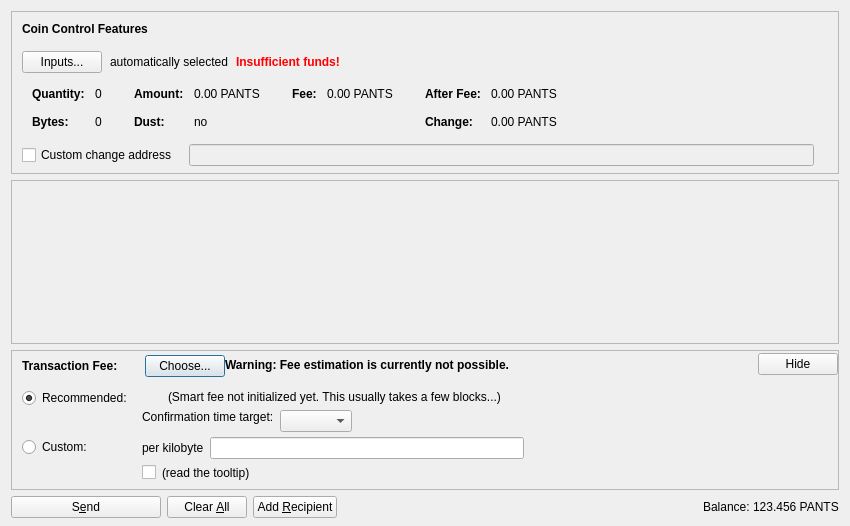
<?xml version="1.0" encoding="UTF-8"?>
<ui version="4.0">
 <class>SendCoinsDialog</class>
 <widget class="QDialog" name="SendCoinsDialog">
  <property name="geometry">
   <rect>
    <x>0</x>
    <y>0</y>
    <width>850</width>
    <height>526</height>
   </rect>
  </property>
  <property name="windowTitle">
   <string>Send Coins</string>
  </property>
  <layout class="QVBoxLayout" name="verticalLayout" stretch="0,1,0,0">
   <property name="bottomMargin">
    <number>8</number>
   </property>
   <item>
    <widget class="QFrame" name="frameCoinControl">
     <property name="sizePolicy">
      <sizepolicy hsizetype="Expanding" vsizetype="Expanding">
       <horstretch>0</horstretch>
       <verstretch>0</verstretch>
      </sizepolicy>
     </property>
     <property name="maximumSize">
      <size>
       <width>16777215</width>
       <height>16777215</height>
      </size>
     </property>
     <property name="frameShape">
      <enum>QFrame::StyledPanel</enum>
     </property>
     <property name="frameShadow">
      <enum>QFrame::Sunken</enum>
     </property>
     <layout class="QVBoxLayout" name="verticalLayoutCoinControl2">
      <property name="spacing">
       <number>0</number>
      </property>
      <property name="leftMargin">
       <number>0</number>
      </property>
      <property name="topMargin">
       <number>0</number>
      </property>
      <property name="rightMargin">
       <number>0</number>
      </property>
      <property name="bottomMargin">
       <number>6</number>
      </property>
      <item>
       <layout class="QVBoxLayout" name="verticalLayoutCoinControl" stretch="0,0,0,0,1">
        <property name="spacing">
         <number>0</number>
        </property>
        <property name="leftMargin">
         <number>10</number>
        </property>
        <property name="topMargin">
         <number>10</number>
        </property>
        <item>
         <layout class="QHBoxLayout" name="horizontalLayoutCoinControl1">
          <property name="bottomMargin">
           <number>15</number>
          </property>
          <item>
           <widget class="QLabel" name="labelCoinControlFeatures">
            <property name="sizePolicy">
             <sizepolicy hsizetype="Preferred" vsizetype="Maximum">
              <horstretch>0</horstretch>
              <verstretch>0</verstretch>
             </sizepolicy>
            </property>
            <property name="font">
             <font>
              <weight>75</weight>
              <bold>true</bold>
             </font>
            </property>
            <property name="styleSheet">
             <string notr="true">font-weight:bold;</string>
            </property>
            <property name="text">
             <string>Coin Control Features</string>
            </property>
           </widget>
          </item>
         </layout>
        </item>
        <item>
         <layout class="QHBoxLayout" name="horizontalLayoutCoinControl2" stretch="0,0,0,0">
          <property name="spacing">
           <number>8</number>
          </property>
          <property name="bottomMargin">
           <number>10</number>
          </property>
          <item>
           <widget class="QPushButton" name="pushButtonCoinControl">
            <property name="styleSheet">
             <string notr="true"/>
            </property>
            <property name="text">
             <string>Inputs...</string>
            </property>
            <property name="autoDefault">
             <bool>false</bool>
            </property>
           </widget>
          </item>
          <item>
           <widget class="QLabel" name="labelCoinControlAutomaticallySelected">
            <property name="text">
             <string>automatically selected</string>
            </property>
            <property name="margin">
             <number>5</number>
            </property>
           </widget>
          </item>
          <item>
           <widget class="QLabel" name="labelCoinControlInsuffFunds">
            <property name="font">
             <font>
              <weight>75</weight>
              <bold>true</bold>
             </font>
            </property>
            <property name="styleSheet">
             <string notr="true">color:red;font-weight:bold;</string>
            </property>
            <property name="text">
             <string>Insufficient funds!</string>
            </property>
            <property name="margin">
             <number>5</number>
            </property>
           </widget>
          </item>
          <item>
           <spacer name="horizontalSpacerCoinControl">
            <property name="orientation">
             <enum>Qt::Horizontal</enum>
            </property>
            <property name="sizeHint" stdset="0">
             <size>
              <width>40</width>
              <height>1</height>
             </size>
            </property>
           </spacer>
          </item>
         </layout>
        </item>
        <item>
         <widget class="QWidget" name="widgetCoinControl" native="true">
          <property name="sizePolicy">
           <sizepolicy hsizetype="Preferred" vsizetype="Preferred">
            <horstretch>0</horstretch>
            <verstretch>0</verstretch>
           </sizepolicy>
          </property>
          <property name="minimumSize">
           <size>
            <width>0</width>
            <height>0</height>
           </size>
          </property>
          <property name="styleSheet">
           <string notr="true"/>
          </property>
          <layout class="QHBoxLayout" name="horizontalLayoutCoinControl5">
           <property name="leftMargin">
            <number>0</number>
           </property>
           <property name="topMargin">
            <number>0</number>
           </property>
           <property name="rightMargin">
            <number>0</number>
           </property>
           <property name="bottomMargin">
            <number>0</number>
           </property>
           <item>
            <layout class="QHBoxLayout" name="horizontalLayoutCoinControl3" stretch="0,0,0,1">
             <property name="spacing">
              <number>20</number>
             </property>
             <property name="topMargin">
              <number>0</number>
             </property>
             <property name="bottomMargin">
              <number>10</number>
             </property>
             <item>
              <layout class="QFormLayout" name="formLayoutCoinControl1">
               <property name="horizontalSpacing">
                <number>10</number>
               </property>
               <property name="verticalSpacing">
                <number>14</number>
               </property>
               <property name="leftMargin">
                <number>10</number>
               </property>
               <property name="topMargin">
                <number>4</number>
               </property>
               <property name="rightMargin">
                <number>6</number>
               </property>
               <item row="0" column="0">
                <widget class="QLabel" name="labelCoinControlQuantityText">
                 <property name="font">
                  <font>
                   <weight>75</weight>
                   <bold>true</bold>
                  </font>
                 </property>
                 <property name="text">
                  <string>Quantity:</string>
                 </property>
                 <property name="margin">
                  <number>0</number>
                 </property>
                </widget>
               </item>
               <item row="0" column="1">
                <widget class="QLabel" name="labelCoinControlQuantity">
                 <property name="cursor">
                  <cursorShape>IBeamCursor</cursorShape>
                 </property>
                 <property name="contextMenuPolicy">
                  <enum>Qt::ActionsContextMenu</enum>
                 </property>
                 <property name="text">
                  <string notr="true">0</string>
                 </property>
                 <property name="margin">
                  <number>0</number>
                 </property>
                 <property name="textInteractionFlags">
                  <set>Qt::LinksAccessibleByMouse|Qt::TextSelectableByKeyboard|Qt::TextSelectableByMouse</set>
                 </property>
                </widget>
               </item>
               <item row="1" column="0">
                <widget class="QLabel" name="labelCoinControlBytesText">
                 <property name="font">
                  <font>
                   <weight>75</weight>
                   <bold>true</bold>
                  </font>
                 </property>
                 <property name="text">
                  <string>Bytes:</string>
                 </property>
                </widget>
               </item>
               <item row="1" column="1">
                <widget class="QLabel" name="labelCoinControlBytes">
                 <property name="cursor">
                  <cursorShape>IBeamCursor</cursorShape>
                 </property>
                 <property name="contextMenuPolicy">
                  <enum>Qt::ActionsContextMenu</enum>
                 </property>
                 <property name="text">
                  <string notr="true">0</string>
                 </property>
                 <property name="textInteractionFlags">
                  <set>Qt::LinksAccessibleByMouse|Qt::TextSelectableByKeyboard|Qt::TextSelectableByMouse</set>
                 </property>
                </widget>
               </item>
              </layout>
             </item>
             <item>
              <layout class="QFormLayout" name="formLayoutCoinControl2">
               <property name="horizontalSpacing">
                <number>10</number>
               </property>
               <property name="verticalSpacing">
                <number>14</number>
               </property>
               <property name="leftMargin">
                <number>6</number>
               </property>
               <property name="topMargin">
                <number>4</number>
               </property>
               <property name="rightMargin">
                <number>6</number>
               </property>
               <item row="0" column="0">
                <widget class="QLabel" name="labelCoinControlAmountText">
                 <property name="font">
                  <font>
                   <weight>75</weight>
                   <bold>true</bold>
                  </font>
                 </property>
                 <property name="text">
                  <string>Amount:</string>
                 </property>
                 <property name="margin">
                  <number>0</number>
                 </property>
                </widget>
               </item>
               <item row="0" column="1">
                <widget class="QLabel" name="labelCoinControlAmount">
                 <property name="cursor">
                  <cursorShape>IBeamCursor</cursorShape>
                 </property>
                 <property name="contextMenuPolicy">
                  <enum>Qt::ActionsContextMenu</enum>
                 </property>
                 <property name="text">
                  <string notr="true">0.00 PANTS</string>
                 </property>
                 <property name="textInteractionFlags">
                  <set>Qt::LinksAccessibleByMouse|Qt::TextSelectableByKeyboard|Qt::TextSelectableByMouse</set>
                 </property>
                </widget>
               </item>
               <item row="1" column="0">
                <widget class="QLabel" name="labelCoinControlLowOutputText">
                 <property name="font">
                  <font>
                   <weight>75</weight>
                   <bold>true</bold>
                  </font>
                 </property>
                 <property name="text">
                  <string>Dust:</string>
                 </property>
                </widget>
               </item>
               <item row="1" column="1">
                <widget class="QLabel" name="labelCoinControlLowOutput">
                 <property name="cursor">
                  <cursorShape>IBeamCursor</cursorShape>
                 </property>
                 <property name="contextMenuPolicy">
                  <enum>Qt::ActionsContextMenu</enum>
                 </property>
                 <property name="text">
                  <string notr="true">no</string>
                 </property>
                 <property name="textInteractionFlags">
                  <set>Qt::LinksAccessibleByMouse|Qt::TextSelectableByKeyboard|Qt::TextSelectableByMouse</set>
                 </property>
                </widget>
               </item>
              </layout>
             </item>
             <item>
              <layout class="QFormLayout" name="formLayoutCoinControl3">
               <property name="horizontalSpacing">
                <number>10</number>
               </property>
               <property name="verticalSpacing">
                <number>14</number>
               </property>
               <property name="leftMargin">
                <number>6</number>
               </property>
               <property name="topMargin">
                <number>4</number>
               </property>
               <property name="rightMargin">
                <number>6</number>
               </property>
               <item row="0" column="0">
                <widget class="QLabel" name="labelCoinControlFeeText">
                 <property name="font">
                  <font>
                   <weight>75</weight>
                   <bold>true</bold>
                  </font>
                 </property>
                 <property name="text">
                  <string>Fee:</string>
                 </property>
                 <property name="margin">
                  <number>0</number>
                 </property>
                </widget>
               </item>
               <item row="0" column="1">
                <widget class="QLabel" name="labelCoinControlFee">
                 <property name="cursor">
                  <cursorShape>IBeamCursor</cursorShape>
                 </property>
                 <property name="contextMenuPolicy">
                  <enum>Qt::ActionsContextMenu</enum>
                 </property>
                 <property name="text">
                  <string notr="true">0.00 PANTS</string>
                 </property>
                 <property name="textInteractionFlags">
                  <set>Qt::LinksAccessibleByMouse|Qt::TextSelectableByKeyboard|Qt::TextSelectableByMouse</set>
                 </property>
                </widget>
               </item>
              </layout>
             </item>
             <item>
              <layout class="QFormLayout" name="formLayoutCoinControl4">
               <property name="horizontalSpacing">
                <number>10</number>
               </property>
               <property name="verticalSpacing">
                <number>14</number>
               </property>
               <property name="leftMargin">
                <number>6</number>
               </property>
               <property name="topMargin">
                <number>4</number>
               </property>
               <property name="rightMargin">
                <number>6</number>
               </property>
               <item row="0" column="0">
                <widget class="QLabel" name="labelCoinControlAfterFeeText">
                 <property name="font">
                  <font>
                   <weight>75</weight>
                   <bold>true</bold>
                  </font>
                 </property>
                 <property name="text">
                  <string>After Fee:</string>
                 </property>
                 <property name="margin">
                  <number>0</number>
                 </property>
                </widget>
               </item>
               <item row="0" column="1">
                <widget class="QLabel" name="labelCoinControlAfterFee">
                 <property name="cursor">
                  <cursorShape>IBeamCursor</cursorShape>
                 </property>
                 <property name="contextMenuPolicy">
                  <enum>Qt::ActionsContextMenu</enum>
                 </property>
                 <property name="text">
                  <string notr="true">0.00 PANTS</string>
                 </property>
                 <property name="textInteractionFlags">
                  <set>Qt::LinksAccessibleByMouse|Qt::TextSelectableByKeyboard|Qt::TextSelectableByMouse</set>
                 </property>
                </widget>
               </item>
               <item row="1" column="0">
                <widget class="QLabel" name="labelCoinControlChangeText">
                 <property name="font">
                  <font>
                   <weight>75</weight>
                   <bold>true</bold>
                  </font>
                 </property>
                 <property name="text">
                  <string>Change:</string>
                 </property>
                </widget>
               </item>
               <item row="1" column="1">
                <widget class="QLabel" name="labelCoinControlChange">
                 <property name="cursor">
                  <cursorShape>IBeamCursor</cursorShape>
                 </property>
                 <property name="contextMenuPolicy">
                  <enum>Qt::ActionsContextMenu</enum>
                 </property>
                 <property name="text">
                  <string notr="true">0.00 PANTS</string>
                 </property>
                 <property name="textInteractionFlags">
                  <set>Qt::LinksAccessibleByMouse|Qt::TextSelectableByKeyboard|Qt::TextSelectableByMouse</set>
                 </property>
                </widget>
               </item>
              </layout>
             </item>
            </layout>
           </item>
          </layout>
         </widget>
        </item>
        <item>
         <layout class="QHBoxLayout" name="horizontalLayoutCoinControl4" stretch="0,0,0">
          <property name="spacing">
           <number>12</number>
          </property>
          <property name="sizeConstraint">
           <enum>QLayout::SetDefaultConstraint</enum>
          </property>
          <property name="topMargin">
           <number>5</number>
          </property>
          <property name="rightMargin">
           <number>5</number>
          </property>
          <item>
           <widget class="QCheckBox" name="checkBoxCoinControlChange">
            <property name="toolTip">
             <string>If this is activated, but the change address is empty or invalid, change will be sent to a newly generated address.</string>
            </property>
            <property name="text">
             <string>Custom change address</string>
            </property>
           </widget>
          </item>
          <item>
           <widget class="QValidatedLineEdit" name="lineEditCoinControlChange">
            <property name="enabled">
             <bool>false</bool>
            </property>
            <property name="sizePolicy">
             <sizepolicy hsizetype="Expanding" vsizetype="Fixed">
              <horstretch>0</horstretch>
              <verstretch>0</verstretch>
             </sizepolicy>
            </property>
           </widget>
          </item>
          <item>
           <widget class="QLabel" name="labelCoinControlChangeLabel">
            <property name="sizePolicy">
             <sizepolicy hsizetype="Preferred" vsizetype="Expanding">
              <horstretch>0</horstretch>
              <verstretch>0</verstretch>
             </sizepolicy>
            </property>
            <property name="minimumSize">
             <size>
              <width>0</width>
              <height>0</height>
             </size>
            </property>
            <property name="text">
             <string/>
            </property>
            <property name="margin">
             <number>3</number>
            </property>
           </widget>
          </item>
         </layout>
        </item>
        <item>
         <spacer name="verticalSpacerCoinControl">
          <property name="orientation">
           <enum>Qt::Vertical</enum>
          </property>
          <property name="sizeHint" stdset="0">
           <size>
            <width>800</width>
            <height>1</height>
           </size>
          </property>
         </spacer>
        </item>
       </layout>
      </item>
     </layout>
    </widget>
   </item>
   <item>
    <widget class="QScrollArea" name="scrollArea">
     <property name="widgetResizable">
      <bool>true</bool>
     </property>
     <widget class="QWidget" name="scrollAreaWidgetContents">
      <property name="geometry">
       <rect>
        <x>0</x>
        <y>0</y>
        <width>830</width>
        <height>104</height>
       </rect>
      </property>
      <layout class="QVBoxLayout" name="verticalLayout_2" stretch="0,1">
       <property name="leftMargin">
        <number>0</number>
       </property>
       <property name="topMargin">
        <number>0</number>
       </property>
       <property name="rightMargin">
        <number>0</number>
       </property>
       <property name="bottomMargin">
        <number>0</number>
       </property>
       <item>
        <layout class="QVBoxLayout" name="entries">
         <property name="spacing">
          <number>6</number>
         </property>
        </layout>
       </item>
       <item>
        <spacer name="verticalSpacer">
         <property name="orientation">
          <enum>Qt::Vertical</enum>
         </property>
         <property name="sizeHint" stdset="0">
          <size>
           <width>20</width>
           <height>40</height>
          </size>
         </property>
        </spacer>
       </item>
      </layout>
     </widget>
    </widget>
   </item>
   <item>
    <widget class="QFrame" name="frameFee">
     <property name="sizePolicy">
      <sizepolicy hsizetype="Expanding" vsizetype="Expanding">
       <horstretch>0</horstretch>
       <verstretch>0</verstretch>
      </sizepolicy>
     </property>
     <property name="maximumSize">
      <size>
       <width>16777215</width>
       <height>16777215</height>
      </size>
     </property>
     <property name="frameShape">
      <enum>QFrame::StyledPanel</enum>
     </property>
     <property name="frameShadow">
      <enum>QFrame::Sunken</enum>
     </property>
     <layout class="QVBoxLayout" name="verticalLayoutFee1">
      <property name="spacing">
       <number>0</number>
      </property>
      <property name="leftMargin">
       <number>0</number>
      </property>
      <property name="topMargin">
       <number>0</number>
      </property>
      <property name="rightMargin">
       <number>0</number>
      </property>
      <property name="bottomMargin">
       <number>0</number>
      </property>
      <item>
       <layout class="QVBoxLayout" name="verticalLayoutFee2" stretch="0,0,0">
        <property name="spacing">
         <number>0</number>
        </property>
        <property name="leftMargin">
         <number>10</number>
        </property>
        <property name="topMargin">
         <number>0</number>
        </property>
        <item>
         <layout class="QHBoxLayout" name="horizontalLayoutFee1">
          <property name="bottomMargin">
           <number>0</number>
          </property>
          <item>
           <layout class="QVBoxLayout" name="verticalLayoutFee7">
            <property name="spacing">
             <number>0</number>
            </property>
            <item>
             <spacer name="verticalSpacerSmartFee">
              <property name="orientation">
               <enum>Qt::Vertical</enum>
              </property>
              <property name="sizeType">
               <enum>QSizePolicy::Fixed</enum>
              </property>
              <property name="sizeHint" stdset="0">
               <size>
                <width>1</width>
                <height>4</height>
               </size>
              </property>
             </spacer>
            </item>
            <item>
             <layout class="QHBoxLayout" name="horizontalLayoutSmartFee">
              <property name="spacing">
               <number>10</number>
              </property>
              <item>
               <widget class="QLabel" name="labelFeeHeadline">
                <property name="sizePolicy">
                 <sizepolicy hsizetype="Preferred" vsizetype="Maximum">
                  <horstretch>0</horstretch>
                  <verstretch>0</verstretch>
                 </sizepolicy>
                </property>
                <property name="font">
                 <font>
                  <weight>75</weight>
                  <bold>true</bold>
                 </font>
                </property>
                <property name="styleSheet">
                 <string notr="true">font-weight:bold;</string>
                </property>
                <property name="text">
                 <string>Transaction Fee:</string>
                </property>
               </widget>
              </item>
              <item>
               <widget class="QLabel" name="labelFeeMinimized">
                <property name="text">
                 <string/>
                </property>
               </widget>
              </item>
              <item>
               <widget class="QPushButton" name="buttonChooseFee">
                <property name="text">
                 <string>Choose...</string>
                </property>
               </widget>
              </item>
             </layout>
            </item>
            <item>
             <spacer name="verticalSpacer_5">
              <property name="orientation">
               <enum>Qt::Vertical</enum>
              </property>
              <property name="sizeHint" stdset="0">
               <size>
                <width>1</width>
                <height>1</height>
               </size>
              </property>
             </spacer>
            </item>
           </layout>
          </item>
          <item>
           <widget class="QLabel" name="fallbackFeeWarningLabel">
            <property name="toolTip">
             <string>Using the fallbackfee can result in sending a transaction that will take several hours or days (or never) to confirm. Consider choosing your fee manually or wait until you have validated the complete chain.</string>
            </property>
            <property name="font">
            <font>
                <weight>75</weight>
                <bold>true</bold>
            </font>
            </property>
            <property name="text">
             <string>Warning: Fee estimation is currently not possible.</string>
            </property>
            <property name="wordWrap">
             <bool>false</bool>
            </property>
           </widget>
          </item>
          <item>
           <spacer name="horizontalSpacer_4">
            <property name="orientation">
             <enum>Qt::Horizontal</enum>
            </property>
            <property name="sizeType">
             <enum>QSizePolicy::MinimumExpanding</enum>
            </property>
            <property name="sizeHint" stdset="0">
             <size>
              <width>40</width>
              <height>20</height>
             </size>
            </property>
           </spacer>
          </item>
          <item>
           <widget class="QPushButton" name="buttonMinimizeFee">
            <property name="toolTip">
             <string>collapse fee-settings</string>
            </property>
            <property name="text">
             <string>Hide</string>
            </property>
           </widget>
          </item>
         </layout>
        </item>
        <item>
         <widget class="QFrame" name="frameFeeSelection">
          <layout class="QVBoxLayout" name="verticalLayoutFee12">
           <property name="spacing">
            <number>0</number>
           </property>
           <property name="leftMargin">
            <number>0</number>
           </property>
           <property name="topMargin">
            <number>0</number>
           </property>
           <property name="rightMargin">
            <number>0</number>
           </property>
           <property name="bottomMargin">
            <number>0</number>
           </property>
           <item>
            <layout class="QGridLayout" name="gridLayoutFee">
             <property name="topMargin">
              <number>10</number>
             </property>
             <property name="bottomMargin">
              <number>4</number>
             </property>
             <property name="horizontalSpacing">
              <number>10</number>
             </property>
             <property name="verticalSpacing">
              <number>4</number>
             </property>
             <item row="1" column="1">
              <layout class="QVBoxLayout" name="verticalLayoutFee8">
               <property name="spacing">
                <number>6</number>
               </property>
               <item>
                <layout class="QHBoxLayout" name="horizontalLayoutFee13">
                 <item>
                  <widget class="QLabel" name="labelCustomPerKilobyte">
                   <property name="toolTip">
                    <string>If the custom fee is set to 1000 satoshis and the transaction is only 250 bytes, then &quot;per kilobyte&quot; only pays 250 satoshis in fee, while &quot;total at least&quot; pays 1000 satoshis. For transactions bigger than a kilobyte both pay by kilobyte.</string>
                   </property>
                   <property name="text">
                    <string>per kilobyte</string>
                   </property>
                  </widget>
                 </item>
                 <item>
                  <widget class="BitcoinAmountField" name="customFee"/>
                 </item>
                 <item>
                  <spacer name="horizontalSpacer_6">
                   <property name="orientation">
                    <enum>Qt::Horizontal</enum>
                   </property>
                   <property name="sizeHint" stdset="0">
                    <size>
                     <width>1</width>
                     <height>1</height>
                    </size>
                   </property>
                  </spacer>
                 </item>
                </layout>
               </item>
               <item>
                <layout class="QHBoxLayout" name="horizontalLayoutFee8">
                 <item>
                  <widget class="QCheckBox" name="checkBoxMinimumFee">
                   <property name="toolTip">
                    <string>Paying only the minimum fee is just fine as long as there is less transaction volume than space in the blocks. But be aware that this can end up in a never confirming transaction once there is more demand for pantscoin transactions than the network can process.</string>
                   </property>
                   <property name="text">
                    <string/>
                   </property>
                  </widget>
                 </item>
                 <item>
                  <widget class="QLabel" name="labelMinFeeWarning">
                   <property name="enabled">
                    <bool>true</bool>
                   </property>
                   <property name="toolTip">
                    <string>Paying only the minimum fee is just fine as long as there is less transaction volume than space in the blocks. But be aware that this can end up in a never confirming transaction once there is more demand for pantscoin transactions than the network can process.</string>
                   </property>
                   <property name="text">
                    <string>(read the tooltip)</string>
                   </property>
                   <property name="margin">
                    <number>5</number>
                   </property>
                  </widget>
                 </item>
                 <item>
                  <spacer name="horizontalSpacer_2">
                   <property name="orientation">
                    <enum>Qt::Horizontal</enum>
                   </property>
                   <property name="sizeHint" stdset="0">
                    <size>
                     <width>1</width>
                     <height>1</height>
                    </size>
                   </property>
                  </spacer>
                 </item>
                </layout>
               </item>
              </layout>
             </item>
             <item row="0" column="0">
              <layout class="QVBoxLayout" name="verticalLayoutFee4" stretch="0,1">
               <item>
                <widget class="QRadioButton" name="radioSmartFee">
                 <property name="text">
                  <string>Recommended:</string>
                 </property>
                 <property name="checked">
                  <bool>true</bool>
                 </property>
                 <attribute name="buttonGroup">
                  <string notr="true">groupFee</string>
                 </attribute>
                </widget>
               </item>
               <item>
                <spacer name="verticalSpacer_2">
                 <property name="orientation">
                  <enum>Qt::Vertical</enum>
                 </property>
                 <property name="sizeHint" stdset="0">
                  <size>
                   <width>1</width>
                   <height>1</height>
                  </size>
                 </property>
                </spacer>
               </item>
              </layout>
             </item>
             <item row="1" column="0">
              <layout class="QVBoxLayout" name="verticalLayoutFee9" stretch="0,1">
               <item>
                <widget class="QRadioButton" name="radioCustomFee">
                 <property name="text">
                  <string>Custom:</string>
                 </property>
                 <attribute name="buttonGroup">
                  <string notr="true">groupFee</string>
                 </attribute>
                </widget>
               </item>
               <item>
                <spacer name="verticalSpacer_6">
                 <property name="orientation">
                  <enum>Qt::Vertical</enum>
                 </property>
                 <property name="sizeHint" stdset="0">
                  <size>
                   <width>1</width>
                   <height>1</height>
                  </size>
                 </property>
                </spacer>
               </item>
              </layout>
             </item>
             <item row="0" column="1">
              <layout class="QVBoxLayout" name="verticalLayoutFee3" stretch="0,0,1">
               <property name="spacing">
                <number>6</number>
               </property>
               <property name="topMargin">
                <number>2</number>
               </property>
               <item>
                <layout class="QHBoxLayout" name="horizontalLayoutFee12">
                 <item>
                  <widget class="QLabel" name="labelSmartFee">
                   <property name="text">
                    <string/>
                   </property>
                   <property name="margin">
                    <number>2</number>
                   </property>
                  </widget>
                 </item>
                 <item>
                  <widget class="QLabel" name="labelFeeEstimation">
                   <property name="text">
                    <string/>
                   </property>
                  </widget>
                 </item>
                 <item>
                  <widget class="QLabel" name="labelSmartFee2">
                   <property name="text">
                    <string>(Smart fee not initialized yet. This usually takes a few blocks...)</string>
                   </property>
                   <property name="margin">
                    <number>2</number>
                   </property>
                  </widget>
                 </item>
                 <item>
                  <spacer name="horizontalSpacer_5">
                   <property name="orientation">
                    <enum>Qt::Horizontal</enum>
                   </property>
                   <property name="sizeHint" stdset="0">
                    <size>
                     <width>1</width>
                     <height>1</height>
                    </size>
                   </property>
                  </spacer>
                 </item>
                </layout>
               </item>
               <item>
                <layout class="QHBoxLayout" name="horizontalLayoutFee9">
                 <item>
                  <layout class="QVBoxLayout" name="verticalLayoutFee6">
                   <item>
                    <widget class="QLabel" name="labelSmartFee3">
                     <property name="text">
                      <string>Confirmation time target:</string>
                     </property>
                     <property name="margin">
                      <number>2</number>
                     </property>
                    </widget>
                   </item>
                   <item>
                    <spacer name="verticalSpacer_3">
                     <property name="orientation">
                      <enum>Qt::Vertical</enum>
                     </property>
                     <property name="sizeHint" stdset="0">
                      <size>
                       <width>1</width>
                       <height>1</height>
                      </size>
                     </property>
                    </spacer>
                   </item>
                  </layout>
                 </item>
                 <item>
                  <layout class="QVBoxLayout" name="verticalLayoutFee5">
                   <property name="rightMargin">
                    <number>30</number>
                   </property>
                   <item>
                    <layout class="QHBoxLayout" name="horizontalLayoutConfTarget">
                     <property name="bottomMargin">
                      <number>0</number>
                     </property>
                     <item>
                      <widget class="QComboBox" name="confTargetSelector"/>
                     </item>
                     <item>
                      <spacer name="horizontalSpacerConfTarget">
                       <property name="orientation">
                        <enum>Qt::Horizontal</enum>
                       </property>
                       <property name="sizeHint" stdset="0">
                        <size>
                         <width>40</width>
                         <height>20</height>
                        </size>
                       </property>
                      </spacer>
                     </item>
                    </layout>
                   </item>
                  </layout>
                 </item>
                </layout>
               </item>
               <item>
                <spacer name="verticalSpacer_4">
                 <property name="orientation">
                  <enum>Qt::Vertical</enum>
                 </property>
                 <property name="sizeHint" stdset="0">
                  <size>
                   <width>1</width>
                   <height>1</height>
                  </size>
                 </property>
                </spacer>
               </item>
              </layout>
             </item>
            </layout>
           </item>
          </layout>
         </widget>
        </item>
        <item>
         <spacer name="verticalSpacerFee">
          <property name="orientation">
           <enum>Qt::Vertical</enum>
          </property>
          <property name="sizeHint" stdset="0">
           <size>
            <width>40</width>
            <height>5</height>
           </size>
          </property>
         </spacer>
        </item>
       </layout>
      </item>
     </layout>
    </widget>
   </item>
   <item>
    <layout class="QHBoxLayout" name="horizontalLayout">
     <item>
      <widget class="QPushButton" name="sendButton">
       <property name="minimumSize">
        <size>
         <width>150</width>
         <height>0</height>
        </size>
       </property>
       <property name="toolTip">
        <string>Confirm the send action</string>
       </property>
       <property name="text">
        <string>S&amp;end</string>
       </property>
       <property name="icon">
        <iconset resource="../bitcoin.qrc">
         <normaloff>:/icons/send</normaloff>:/icons/send</iconset>
       </property>
       <property name="autoDefault">
        <bool>false</bool>
       </property>
       <property name="default">
        <bool>false</bool>
       </property>
      </widget>
     </item>
     <item>
      <widget class="QPushButton" name="clearButton">
       <property name="sizePolicy">
        <sizepolicy hsizetype="Minimum" vsizetype="Fixed">
         <horstretch>0</horstretch>
         <verstretch>0</verstretch>
        </sizepolicy>
       </property>
       <property name="toolTip">
        <string>Clear all fields of the form.</string>
       </property>
       <property name="text">
        <string>Clear &amp;All</string>
       </property>
       <property name="icon">
        <iconset resource="../bitcoin.qrc">
         <normaloff>:/icons/remove</normaloff>:/icons/remove</iconset>
       </property>
       <property name="autoDefault">
        <bool>false</bool>
       </property>
      </widget>
     </item>
     <item>
      <widget class="QPushButton" name="addButton">
       <property name="toolTip">
        <string>Send to multiple recipients at once</string>
       </property>
       <property name="text">
        <string>Add &amp;Recipient</string>
       </property>
       <property name="icon">
        <iconset resource="../bitcoin.qrc">
         <normaloff>:/icons/add</normaloff>:/icons/add</iconset>
       </property>
       <property name="autoDefault">
        <bool>false</bool>
       </property>
      </widget>
     </item>
     <item>
      <spacer name="horizontalSpacer">
       <property name="orientation">
        <enum>Qt::Horizontal</enum>
       </property>
       <property name="sizeHint" stdset="0">
        <size>
         <width>40</width>
         <height>20</height>
        </size>
       </property>
      </spacer>
     </item>
     <item>
      <layout class="QHBoxLayout" name="horizontalLayout_2">
       <property name="spacing">
        <number>3</number>
       </property>
       <item>
        <widget class="QLabel" name="label">
         <property name="sizePolicy">
          <sizepolicy hsizetype="Preferred" vsizetype="Fixed">
           <horstretch>0</horstretch>
           <verstretch>0</verstretch>
          </sizepolicy>
         </property>
         <property name="text">
          <string>Balance:</string>
         </property>
        </widget>
       </item>
       <item>
        <widget class="QLabel" name="labelBalance">
         <property name="sizePolicy">
          <sizepolicy hsizetype="Preferred" vsizetype="Fixed">
           <horstretch>0</horstretch>
           <verstretch>0</verstretch>
          </sizepolicy>
         </property>
         <property name="cursor">
          <cursorShape>IBeamCursor</cursorShape>
         </property>
         <property name="text">
          <string notr="true">123.456 PANTS</string>
         </property>
         <property name="textInteractionFlags">
          <set>Qt::LinksAccessibleByMouse|Qt::TextSelectableByKeyboard|Qt::TextSelectableByMouse</set>
         </property>
        </widget>
       </item>
      </layout>
     </item>
    </layout>
   </item>
  </layout>
 </widget>
 <customwidgets>
  <customwidget>
   <class>QValidatedLineEdit</class>
   <extends>QLineEdit</extends>
   <header>qvalidatedlineedit.h</header>
  </customwidget>
  <customwidget>
   <class>BitcoinAmountField</class>
   <extends>QLineEdit</extends>
   <header>bitcoinamountfield.h</header>
   <container>1</container>
  </customwidget>
 </customwidgets>
 <resources>
  <include location="../bitcoin.qrc"/>
 </resources>
 <connections/>
 <buttongroups>
  <buttongroup name="groupFee"/>
 </buttongroups>
</ui>
